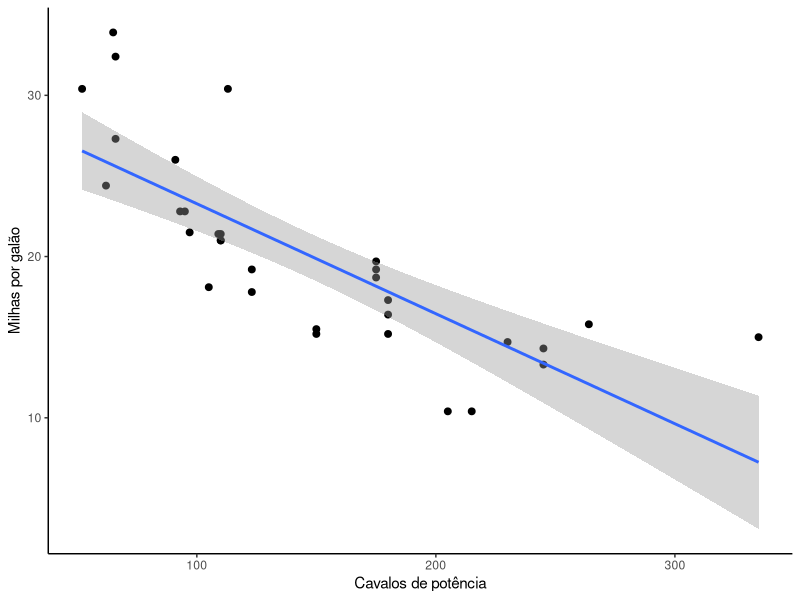
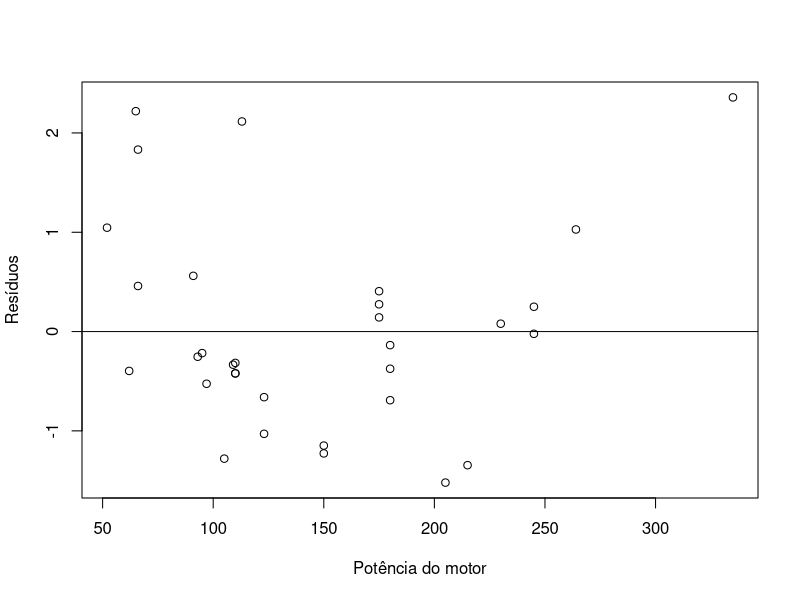

These figures' R source, in order: (Note: this script raises an error after producing the figures.)
library(ggplot2)

dados_carros <- mtcars

?mtcars

# Exercício 01:
# letra a) diagrama p investigar variáveis hp e mpg

ggplot(data = mtcars, aes(x = hp, y = mpg)) +
  geom_point(size = 2) +
  theme_classic() +
  xlab("Cavalos de potência") +
  ylab("Milhas por galão") +
  geom_smooth(method = "lm", se = TRUE)

cor(mtcars$mpg, mtcars$hp)

modelo <- lm(formula = mpg ~ hp, data = dados_carros)  # “y” primeiro e “x” depois
summary(modelo)

plot(dados_carros$hp, rstandard(modelo), xlab = "Potência do motor", ylab = "Resíduos")
abline(0,0)

new_dado_car <- data.frame(hp = 200)
predict(modelo_1, new_dado_car)

